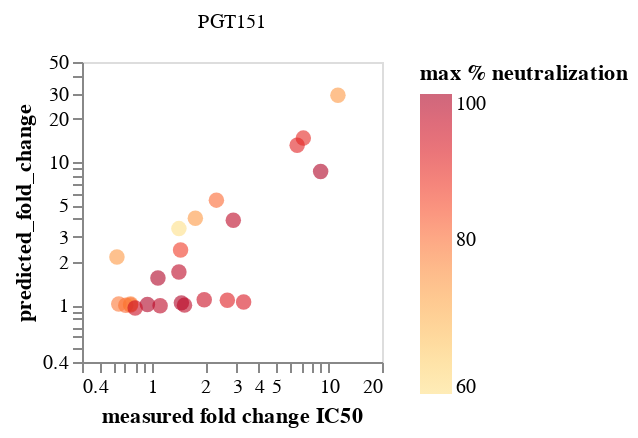

The cell this chart's notebook holds for it:
### Code cell
# Figure for paper
antibody_df = PGT151_fold_changes.query("frac_models>=.5").query("antibody=='PGT151'").query("aa_substitutions!=''")
antibody_df["MAP_fold_enrichment"] = antibody_df["MAP_fold_enrichment"].astype(float)
print("PGT151")
slope, intercept, r_value, p_value, std_err = stats.linregress(
    antibody_df["predicted_fold_change"].astype(float),
    antibody_df["measured_fold_change"].astype(float))
print(f"MAP fold change correlation: {round(r_value**2,3)}")

corr_chart = (
    alt.Chart(antibody_df.query("frac_models>=.5"))
    .encode(
        x=alt.X(
            "measured_fold_change",
            title="measured fold change IC50",
            scale=alt.Scale(type="log", domain=(.4, 20)),
        ),
        y=alt.Y(
            "predicted_fold_change",
            scale=alt.Scale(type="log", domain=(.4, 50)),
        ),
        facet=alt.Facet("antibody", columns=4, title=None),
        color=alt.Color("max % neutralization", 
                        title="max % neutralization", 
                        scale=alt.Scale(scheme='yelloworangered')),        tooltip=[
            alt.Tooltip(c, format=".3g") if antibody_df[c].dtype == float
            else c
            for c in antibody_df.columns.tolist()
        ],
    )
    .mark_circle(filled=True, size=60, opacity=0.6)
    .configure_axis(grid=False)
    .resolve_scale(y="independent", x="independent")
    .properties(width=150, height=150)
)

corr_chart

### Figure 1 — Vega-Lite specification as saved in the notebook (floating-point values rounded to 4 significant figures)
{"config": {"view": {"continuousWidth": 300, "continuousHeight": 300}, "axis": {"grid": false}}, "data": {"name": "data-5b48bd2eb25c31aa4eafcbb2ae91f151"}, "mark": {"type": "circle", "filled": true, "opacity": 0.6, "size": 60}, "encoding": {"color": {"field": "max % neutralization", "scale": {"scheme": "yelloworangered"}, "title": "max % neutralization", "type": "quantitative"}, "facet": {"columns": 4, "field": "antibody", "title": null, "type": "nominal"}, "tooltip": [{"field": "antibody", "type": "nominal"}, {"field": "aa_substitutions", "type": "nominal"}, {"field": "measured IC50 mutant", "format": ".3g", "type": "quantitative"}, {"field": "MAP_fold_enrichment", "format": ".3g", "type": "quantitative"}, {"field": "predicted IC50 mutant", "format": ".3g", "type": "quantitative"}, {"field": "max % neutralization", "type": "quantitative"}, {"field": "times_seen", "format": ".3g", "type": "quantitative"}, {"field": "frac_models", "format": ".3g", "type": "quantitative"}, {"field": "n_models", "type": "quantitative"}, {"field": "measured IC50 unmutated", "format": ".3g", "type": "quantitative"}, {"field": "predicted IC50 unmutated", "format": ".3g", "type": "quantitative"}, {"field": "measured_fold_change", "format": ".3g", "type": "quantitative"}, {"field": "predicted_fold_change", "format": ".3g", "type": "quantitative"}], "x": {"field": "measured_fold_change", "scale": {"domain": [0.4, 20], "type": "log"}, "title": "measured fold change IC50", "type": "quantitative"}, "y": {"field": "predicted_fold_change", "scale": {"domain": [0.4, 50], "type": "log"}, "type": "quantitative"}}, "height": 150, "resolve": {"scale": {"x": "independent", "y": "independent"}}, "width": 150, "$schema": "https://vega.github.io/schema/vega-lite/v5.2.0.json", "datasets": {"data-5b48bd2eb25c31aa4eafcbb2ae91f151": [{"antibody": "PGT151", "aa_substitutions": "E647G", "measured IC50 mutant": 0.114, "MAP_fold_enrichment": 5.3, "predicted IC50 mutant": 0.531, "max % neutralization": 74, "times_seen": 4.667, "frac_models": 1.0, "n_models": 3, "measured IC50 unmutated": 0.065, "predicted IC50 unmutated": 0.1311, "measured_fold_change": 1.754, "predicted_fold_change": 4.05}, {"antibody": "PGT151", "aa_substitutions": "E648A", "measured IC50 mutant": 0.061, "MAP_fold_enrichment": 1.2, "predicted IC50 mutant": 0.1323, "max % neutralization": 100, "times_seen": 4.0, "frac_models": 1.0, "n_models": 3, "measured IC50 unmutated": 0.065, "predicted IC50 unmutated": 0.1311, "measured_fold_change": 0.9385, "predicted_fold_change": 1.009}, {"antibody": "PGT151", "aa_substitutions": "E648D", "measured IC50 mutant": 0.072, "MAP_fold_enrichment": 0.7, "predicted IC50 mutant": 0.1298, "max % neutralization": 98, "times_seen": 10.33, "frac_models": 1.0, "n_models": 3, "measured IC50 unmutated": 0.065, "predicted IC50 unmutated": 0.1311, "measured_fold_change": 1.108, "predicted_fold_change": 0.9902}, {"antibody": "PGT151", "aa_substitutions": "E648H", "measured IC50 mutant": 0.07, "MAP_fold_enrichment": 1.5, "predicted IC50 mutant": 0.2027, "max % neutralization": 100, "times_seen": 4.333, "frac_models": 1.0, "n_models": 3, "measured IC50 unmutated": 0.065, "predicted IC50 unmutated": 0.1311, "measured_fold_change": 1.077, "predicted_fold_change": 1.546}, {"antibody": "PGT151", "aa_substitutions": "E648K", "measured IC50 mutant": 0.7317, "MAP_fold_enrichment": 7.7, "predicted IC50 mutant": 3.841, "max % neutralization": 74, "times_seen": 9.333, "frac_models": 1.0, "n_models": 3, "measured IC50 unmutated": 0.065, "predicted IC50 unmutated": 0.1311, "measured_fold_change": 11.26, "predicted_fold_change": 29.3}, {"antibody": "PGT151", "aa_substitutions": "E648R", "measured IC50 mutant": 0.584, "MAP_fold_enrichment": 3.7, "predicted IC50 mutant": 1.123, "max % neutralization": 100, "times_seen": 3.333, "frac_models": 1.0, "n_models": 3, "measured IC50 unmutated": 0.065, "predicted IC50 unmutated": 0.1311, "measured_fold_change": 8.985, "predicted_fold_change": 8.569}, {"antibody": "PGT151", "aa_substitutions": "I641A", "measured IC50 mutant": 0.095, "MAP_fold_enrichment": 1.4, "predicted IC50 mutant": 0.1358, "max % neutralization": 100, "times_seen": 6.333, "frac_models": 1.0, "n_models": 3, "measured IC50 unmutated": 0.065, "predicted IC50 unmutated": 0.1311, "measured_fold_change": 1.462, "predicted_fold_change": 1.036}, {"antibody": "PGT151", "aa_substitutions": "I641E", "measured IC50 mutant": 0.099, "MAP_fold_enrichment": 1.2, "predicted IC50 mutant": 0.131, "max % neutralization": 98, "times_seen": 5.667, "frac_models": 1.0, "n_models": 3, "measured IC50 unmutated": 0.065, "predicted IC50 unmutated": 0.1311, "measured_fold_change": 1.523, "predicted_fold_change": 0.9991}, {"antibody": "PGT151", "aa_substitutions": "I641K", "measured IC50 mutant": 0.43, "MAP_fold_enrichment": 5.7, "predicted IC50 mutant": 1.716, "max % neutralization": 91, "times_seen": 11.0, "frac_models": 1.0, "n_models": 3, "measured IC50 unmutated": 0.065, "predicted IC50 unmutated": 0.1311, "measured_fold_change": 6.615, "predicted_fold_change": 13.09}, {"antibody": "PGT151", "aa_substitutions": "I641R", "measured IC50 mutant": 0.173, "MAP_fold_enrichment": 3.2, "predicted IC50 mutant": 0.1419, "max % neutralization": 92, "times_seen": 2.667, "frac_models": 1.0, "n_models": 3, "measured IC50 unmutated": 0.065, "predicted IC50 unmutated": 0.1311, "measured_fold_change": 2.662, "predicted_fold_change": 1.082}, {"antibody": "PGT151", "aa_substitutions": "L645A", "measured IC50 mutant": 0.128, "MAP_fold_enrichment": 0.7, "predicted IC50 mutant": 0.1427, "max % neutralization": 96, "times_seen": 1.0, "frac_models": 0.6667, "n_models": 2, "measured IC50 unmutated": 0.065, "predicted IC50 unmutated": 0.1311, "measured_fold_change": 1.969, "predicted_fold_change": 1.088}, {"antibody": "PGT151", "aa_substitutions": "L645K", "measured IC50 mutant": 0.466, "MAP_fold_enrichment": 3.8, "predicted IC50 mutant": 1.926, "max % neutralization": 90, "times_seen": 10.67, "frac_models": 1.0, "n_models": 3, "measured IC50 unmutated": 0.065, "predicted IC50 unmutated": 0.1311, "measured_fold_change": 7.169, "predicted_fold_change": 14.69}, {"antibody": "PGT151", "aa_substitutions": "L645R", "measured IC50 mutant": 0.214, "MAP_fold_enrichment": 3.7, "predicted IC50 mutant": 0.1377, "max % neutralization": 93, "times_seen": 4.667, "frac_models": 1.0, "n_models": 3, "measured IC50 unmutated": 0.065, "predicted IC50 unmutated": 0.1311, "measured_fold_change": 3.292, "predicted_fold_change": 1.05}, {"antibody": "PGT151", "aa_substitutions": "N611S", "measured IC50 mutant": 0.187, "MAP_fold_enrichment": 5.4, "predicted IC50 mutant": 0.5135, "max % neutralization": 98, "times_seen": 3.0, "frac_models": 1.0, "n_models": 3, "measured IC50 unmutated": 0.065, "predicted IC50 unmutated": 0.1311, "measured_fold_change": 2.877, "predicted_fold_change": 3.917}, {"antibody": "PGT151", "aa_substitutions": "N637A", "measured IC50 mutant": 0.046, "MAP_fold_enrichment": 1.0, "predicted IC50 mutant": 0.1309, "max % neutralization": 81, "times_seen": 1.333, "frac_models": 1.0, "n_models": 3, "measured IC50 unmutated": 0.065, "predicted IC50 unmutated": 0.1311, "measured_fold_change": 0.7077, "predicted_fold_change": 0.9987}, {"antibody": "PGT151", "aa_substitutions": "N637G", "measured IC50 mutant": 0.049, "MAP_fold_enrichment": 2.8, "predicted IC50 mutant": 0.131, "max % neutralization": 80, "times_seen": 1.667, "frac_models": 1.0, "n_models": 3, "measured IC50 unmutated": 0.065, "predicted IC50 unmutated": 0.1311, "measured_fold_change": 0.7538, "predicted_fold_change": 0.9992}, {"antibody": "PGT151", "aa_substitutions": "N637K", "measured IC50 mutant": 0.092, "MAP_fold_enrichment": 3.7, "predicted IC50 mutant": 0.4487, "max % neutralization": 59, "times_seen": 9.333, "frac_models": 1.0, "n_models": 3, "measured IC50 unmutated": 0.065, "predicted IC50 unmutated": 0.1311, "measured_fold_change": 1.415, "predicted_fold_change": 3.423}, {"antibody": "PGT151", "aa_substitutions": "Q640R", "measured IC50 mutant": 0.092, "MAP_fold_enrichment": 2.6, "predicted IC50 mutant": 0.2231, "max % neutralization": 98, "times_seen": 16.0, "frac_models": 1.0, "n_models": 3, "measured IC50 unmutated": 0.065, "predicted IC50 unmutated": 0.1311, "measured_fold_change": 1.415, "predicted_fold_change": 1.701}, {"antibody": "PGT151", "aa_substitutions": "S612P", "measured IC50 mutant": 0.15, "MAP_fold_enrichment": 8.0, "predicted IC50 mutant": 0.7096, "max % neutralization": 81, "times_seen": 2.333, "frac_models": 1.0, "n_models": 3, "measured IC50 unmutated": 0.065, "predicted IC50 unmutated": 0.1311, "measured_fold_change": 2.308, "predicted_fold_change": 5.413}, {"antibody": "PGT151", "aa_substitutions": "T639A", "measured IC50 mutant": 0.049, "MAP_fold_enrichment": 1.4, "predicted IC50 mutant": 0.1335, "max % neutralization": 78, "times_seen": 9.333, "frac_models": 1.0, "n_models": 3, "measured IC50 unmutated": 0.065, "predicted IC50 unmutated": 0.1311, "measured_fold_change": 0.7538, "predicted_fold_change": 1.019}, {"antibody": "PGT151", "aa_substitutions": "T639K", "measured IC50 mutant": 0.041, "MAP_fold_enrichment": 4.8, "predicted IC50 mutant": 0.2843, "max % neutralization": 74, "times_seen": 8.333, "frac_models": 1.0, "n_models": 3, "measured IC50 unmutated": 0.065, "predicted IC50 unmutated": 0.1311, "measured_fold_change": 0.6308, "predicted_fold_change": 2.169}, {"antibody": "PGT151", "aa_substitutions": "T639R", "measured IC50 mutant": 0.042, "MAP_fold_enrichment": 2.8, "predicted IC50 mutant": 0.1334, "max % neutralization": 79, "times_seen": 4.333, "frac_models": 1.0, "n_models": 3, "measured IC50 unmutated": 0.065, "predicted IC50 unmutated": 0.1311, "measured_fold_change": 0.6462, "predicted_fold_change": 1.018}, {"antibody": "PGT151", "aa_substitutions": "T644A", "measured IC50 mutant": 0.052, "MAP_fold_enrichment": 1.0, "predicted IC50 mutant": 0.1251, "max % neutralization": 96, "times_seen": 8.667, "frac_models": 1.0, "n_models": 3, "measured IC50 unmutated": 0.065, "predicted IC50 unmutated": 0.1311, "measured_fold_change": 0.8, "predicted_fold_change": 0.9542}, {"antibody": "PGT151", "aa_substitutions": "T644R", "measured IC50 mutant": 0.094, "MAP_fold_enrichment": 4.0, "predicted IC50 mutant": 0.3183, "max % neutralization": 87, "times_seen": 4.0, "frac_models": 1.0, "n_models": 3, "measured IC50 unmutated": 0.065, "predicted IC50 unmutated": 0.1311, "measured_fold_change": 1.446, "predicted_fold_change": 2.428}]}}
